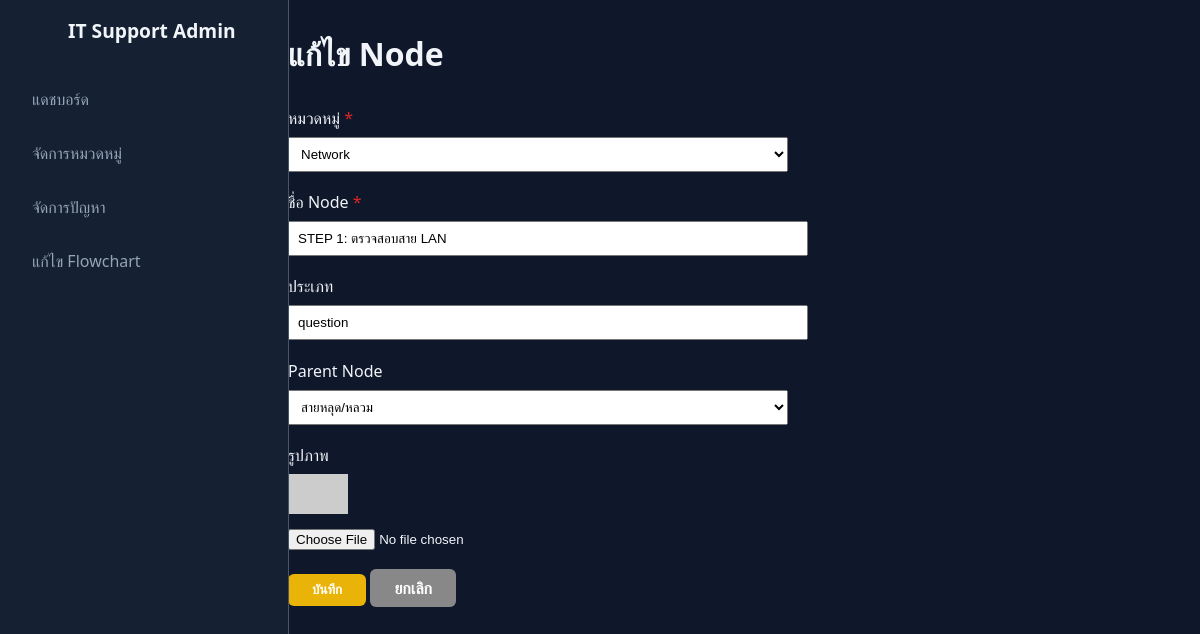
Page /admin/edit_node.php?id=2 on the committed database.
### tables this page shows
CREATE TABLE `cause_it` (
  `id` int(11) NOT NULL,
  `title` varchar(255) NOT NULL,
  `text` text DEFAULT NULL,
  `image` text DEFAULT NULL,
  `type` enum('cause','question','solution','contact') NOT NULL,
  `title_id` int(11) NOT NULL,
  `parent_id` int(11) DEFAULT NULL
);

CREATE TABLE `title_it` (
  `id` int(11) NOT NULL,
  `title` varchar(255) NOT NULL,
  `icon` text DEFAULT NULL,
  `color` varchar(32) DEFAULT NULL
);

### admin/edit_node.php (the view, shortened to what this page needs)
<?php
require_once __DIR__ . '/../inc/db.php';
include_once __DIR__ . '/../inc/admin_header.php';
$id = intval($_GET['id'] ?? 0);
$stmt = $db->prepare("SELECT * FROM cause_it WHERE id=?");
$stmt->bind_param('i', $id);
$stmt->execute();
$result = $stmt->get_result();
$node = $result->fetch_assoc();
$titles = [];
$res = $db->query("SELECT id, title FROM title_it ORDER BY title ASC");
while ($row = $res->fetch_assoc()) $titles[] = $row;
$nodes = [];
$res = $db->query("SELECT id, title FROM cause_it WHERE id != $id ORDER BY title ASC");
while ($row = $res->fetch_assoc()) $nodes[] = $row;
?>
<h1 style="margin-bottom:2rem;">แก้ไข Node</h1>
<form method="post" enctype="multipart/form-data" style="max-width:500px;">
    <div style="margin-bottom:1.2rem;">
        <label for="title_id" style="display:block; margin-bottom:0.5rem;">หมวดหมู่ <span style="color:#dc2626">*</span></label>
        <select name="title_id" id="title_id" class="adminit-input" style="width:100%;padding:0.5rem;" required>
            <?php foreach($titles as $cat): ?>
                <option value="<?= $cat['id'] ?>" <?= $cat['id']==$node['title_id']?'selected':'' ?>><?= htmlspecialchars($cat['title']) ?></option>
            <?php endforeach; ?>
        </select>
    </div>
    <div style="margin-bottom:1.2rem;">
        <label for="title" style="display:block; margin-bottom:0.5rem;">ชื่อ Node <span style="color:#dc2626">*</span></label>
        <input type="text" name="title" id="title" class="adminit-input" style="width:100%;padding:0.5rem;" value="<?= htmlspecialchars($node['title']) ?>" required>
    </div>
    <div style="margin-bottom:1.2rem;">
        <label for="type" style="display:block; margin-bottom:0.5rem;">ประเภท</label>
        <input type="text" name="type" id="type" class="adminit-input" style="width:100%;padding:0.5rem;" value="<?= htmlspecialchars($node['type']) ?>">
    </div>
    <div style="margin-bottom:1.2rem;">
        <label for="parent_id" style="display:block; margin-bottom:0.5rem;">Parent Node</label>
        <select name="parent_id" id="parent_id" class="adminit-input" style="width:100%;padding:0.5rem;">
            <?php foreach($nodes as $n): ?>
                <option value="<?= $n['id'] ?>" <?= $n['id']==$node['parent_id']?'selected':'' ?>><?= htmlspecialchars($n['title']) ?></option>
            <?php endforeach; ?>
        </select>
    </div>
    <div style="margin-bottom:1.2rem;">
        <label for="image" style="display:block; margin-bottom:0.5rem;">รูปภาพ</label>
        <?php if($node['image']): ?>
            <div style="margin-bottom:0.5rem;">
                <img src="../uploads/<?= htmlspecialchars($node['image']) ?>" alt="img" style="max-width:60px;max-height:60px;">
            </div>
        <?php endif; ?>
        <input type="file" name="image" id="image" accept="image/*">
    </div>
    <div>
        <button type="submit" class="adminit-btn" style="background:#eab308;color:#fff;padding:0.5rem 1.5rem;border-radius:6px;">บันทึก</button>
        <a href="editor.php" class="adminit-btn" style="background:#888;color:#fff;padding:0.5rem 1.5rem;border-radius:6px;text-decoration:none;">ยกเลิก</a>
    </div>
</form>
<?php include_once __DIR__ . '/../inc/footer.php'; ?>

### assets/css/admin.css (style rules this page uses)
:root { --bg-dark-primary: #0f172a; --bg-dark-secondary: #1e293b; --bg-dark-tertiary: #334155; --bg-dark-hover: #475569; --border-color: #475569; --text-light-primary: #f1f5f9; --text-light-secondary: #94a3b8; --accent-primary: #4f46e5; --accent-primary-hover: #4338ca; --success-color: #22c55e; --warning-color: #eab308; --danger-color: #ef4444; }
body { margin: 0; font-family: 'Segoe UI', -apple-system, BlinkMacSystemFont, 'Helvetica Neue', Arial, sans-serif; background-color: var(--bg-dark-primary); color: var(--text-light-primary); font-size: 16px; }
h1 { font-size: 2rem; font-weight: bold; margin: 0; }
.adminit-btn { display: inline-flex; align-items: center; gap: 0.5rem; padding: 0.6rem 1rem; border: none; border-radius: 0.5rem; font-weight: 600; cursor: pointer; transition: background-color 0.2s; }

### rows in the picture
cause_it: title_id "Network", title "STEP 1: ตรวจสอบสาย LAN", type "question", parent_id "สายหลุด/หลวม"
